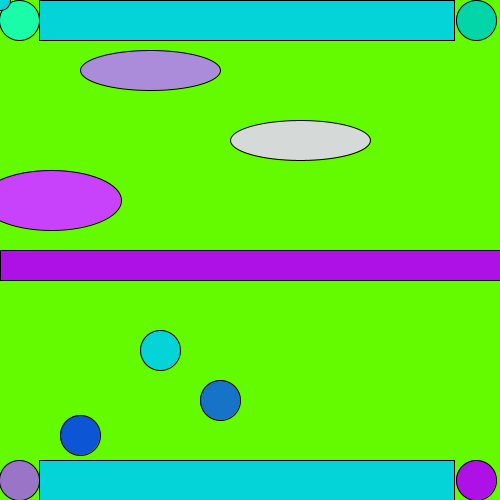
Frame 1 (no input)
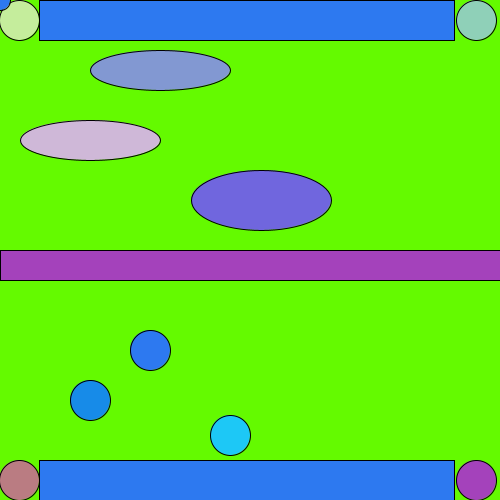
Frame 60 (the mouse pressed at the canvas centre just before this capture)
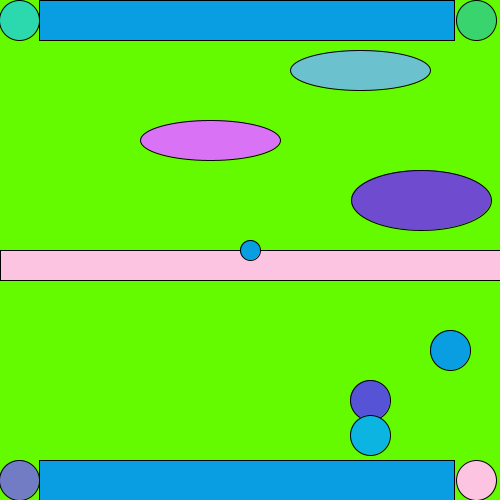
Frame 120 (the mouse held since frame 60 and released just before this capture)

The Processing sketch that drew these frames (run headless with seeded random() and noise(); from frame 60 on, the mouse is pressed at the canvas centre):

// Processing sketch: processing_25946
// ── processing_25946.pde

int speedXA= 10;
int speedXB=10;
int speedXC=10;
int speedXD=10;
int speedXE=10;
int speedXF=10;
int speedXG=10;
int posA= 51;
int posB=220;
int posC=80;
int posD=160;
int posE=150;
int posF=300;
void setup() {
size(500,500);
smooth();
frameRate(15);
}
void draw() {
background(100, 250,0 );
//top
fill(random(100, 255), random(0,255), random(200, 255));
ellipse(posA,200,140,60); 
posA += speedXA;
if (posA >= 450 || posA<= 50){
 speedXA *=-1;
}
fill(random(200, 255), random(0,255), random(200, 255));
ellipse(posF,140,140,40); 
posF += speedXB;
if (posF >= 450 || posF<= 50){
 speedXB *=-1;
}
fill(random(100, 255), random(0,255), random(200, 255));
ellipse(posE,70,140,40); 
posE+= speedXC;
if (posE >= 450 || posE<= 50){
 speedXC *=-1;
}
fill(random(0, 255), random(80,255), random(200,255));
ellipse(posB,400,40,40); 
posB += speedXD;
if (posB >= 450 || posB<= 10){
 speedXD *=-1;
}
fill(random(100, 255), random(0,255), random(110,255));
ellipse(19,480,40,40); 
fill(random(0,255), random(200,255), random(110,255));
ellipse(19,20,40,40);
fill(random(0,255), random(200,255), random(110,255));
ellipse(476,20,40,40);
fill(random(100, 255), random(0,255), random(110,255));
ellipse(476,480,40,40);
rect(0,250,500,30);
//bottom
fill(random(0, 255), random(80,255), random(200,255));
ellipse(posC,435,40,40); 
posC += speedXE;
if (posC >= 450 || posC<=0){
 speedXE *=-1;
}
fill(random(0, 255), random(80,255), random(200,255));
ellipse(posD,350,40,40); 
posD += speedXG;
if (posD >=445 || posD<=0){
 speedXG *=-1;
}
//topmid
rect(39,0,415,40);
rect(39,460,415,40);
ellipse(mouseX,mouseY,20,20);
}                
